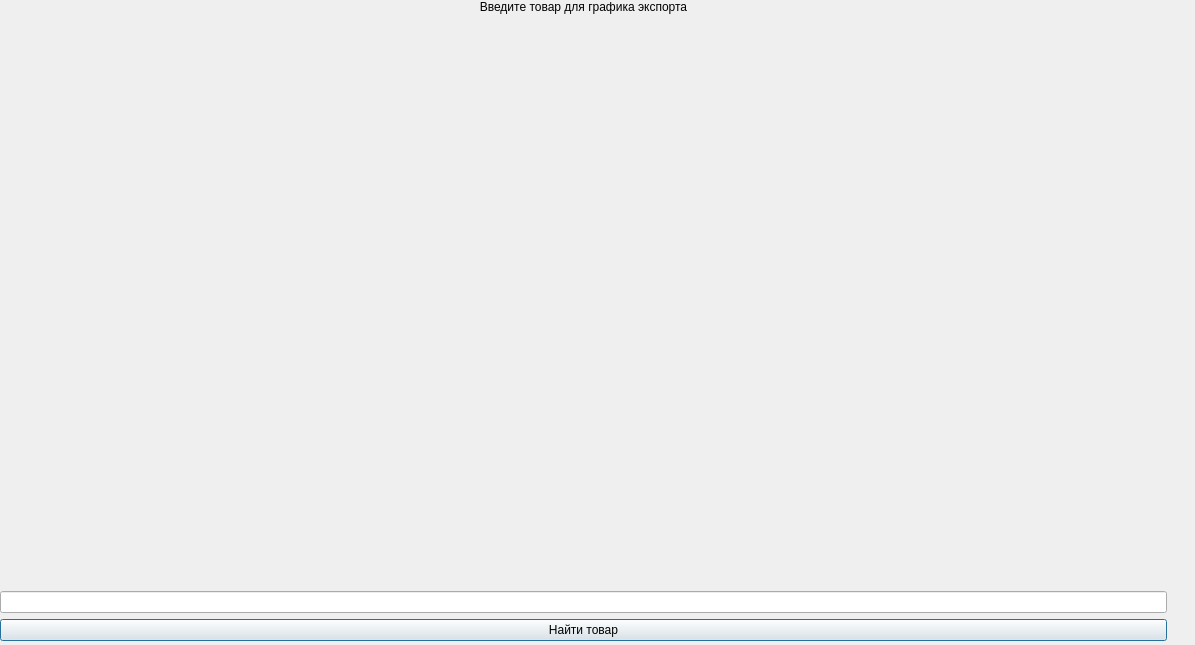
<?xml version="1.0" encoding="UTF-8"?>
<ui version="4.0">
 <class>exportGraphDialog</class>
 <widget class="QDialog" name="exportGraphDialog">
  <property name="geometry">
   <rect>
    <x>0</x>
    <y>0</y>
    <width>1195</width>
    <height>645</height>
   </rect>
  </property>
  <property name="windowTitle">
   <string>Dialog</string>
  </property>
  <widget class="QWidget" name="layoutWidget">
   <property name="geometry">
    <rect>
     <x>0</x>
     <y>0</y>
     <width>1191</width>
     <height>641</height>
    </rect>
   </property>
   <layout class="QHBoxLayout" name="horizontalLayout_4">
    <item>
     <layout class="QVBoxLayout" name="leftLayout_4">
      <item>
       <widget class="QLabel" name="label_2">
        <property name="layoutDirection">
         <enum>Qt::LeftToRight</enum>
        </property>
        <property name="text">
         <string>Введите товар для графика экспорта</string>
        </property>
        <property name="alignment">
         <set>Qt::AlignHCenter|Qt::AlignTop</set>
        </property>
       </widget>
      </item>
      <item>
       <widget class="QLineEdit" name="lineEdit"/>
      </item>
      <item>
       <widget class="QPushButton" name="pushButton">
        <property name="text">
         <string>Найти товар</string>
        </property>
       </widget>
      </item>
     </layout>
    </item>
    <item>
     <widget class="QWidget" name="chartContainer_4" native="true">
      <layout class="QVBoxLayout" name="chartLayout_4"/>
     </widget>
    </item>
   </layout>
  </widget>
 </widget>
 <resources/>
 <connections/>
</ui>
